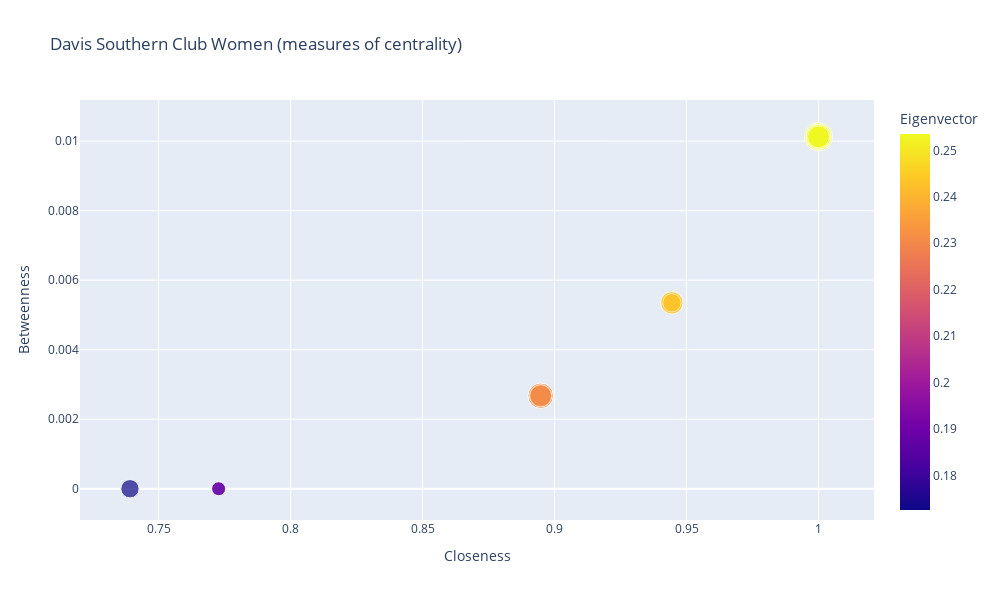

Notebook code cell kept with this figure:
### Code cell
fig = px.scatter(df, x="Closeness", y="Betweenness", size="Degree", color="Eigenvector", 
                    hover_name="name", width=1000, height=600, title="Davis Southern Club Women (measures of centrality)")
fig.show()

### Figure 1 — Plotly figure (JSON) as saved in the notebook; plotly's stock layout.template omitted (floating-point values rounded to 4 significant figures)
{"data": [{"hovertemplate": "<b>%{hovertext}</b><br><br>Closeness=%{x}<br>Betweenness=%{y}<br>Degree=%{marker.size}<br>Eigenvector=%{marker.color}<extra></extra>", "hovertext": ["Evelyn Jefferson", "Laura Mandeville", "Theresa Anderson", "Brenda Rogers", "Charlotte McDowd", "Frances Anderson", "Eleanor Nye", "Pearl Oglethorpe", "Ruth DeSand", "Verne Sanderson", "Myra Liddel", "Katherina Rogers", "Sylvia Avondale", "Nora Fayette", "Helen Lloyd", "Dorothy Murchison", "Olivia Carleton", "Flora Price"], "legendgroup": "", "marker": {"color": [0.2535, 0.231, 0.2535, 0.231, 0.1725, 0.231, 0.231, 0.2432, 0.2535, 0.2535, 0.2432, 0.2432, 0.2535, 0.2535, 0.2535, 0.2432, 0.1876, 0.1876], "coloraxis": "coloraxis", "size": [50, 45, 57, 46, 24, 32, 36, 31, 40, 38, 33, 37, 46, 43, 34, 24, 14, 14], "sizemode": "area", "sizeref": 0.1425, "symbol": "circle"}, "mode": "markers", "name": "", "orientation": "v", "showlegend": false, "type": "scatter", "x": [1, 0.8947, 1, 0.8947, 0.7391, 0.8947, 0.8947, 0.9444, 1, 1, 0.9444, 0.9444, 1, 1, 1, 0.9444, 0.7727, 0.7727], "xaxis": "x", "y": [0.01012, 0.002674, 0.01012, 0.002674, 0, 0.002674, 0.002674, 0.005348, 0.01012, 0.01012, 0.005348, 0.005348, 0.01012, 0.01012, 0.01012, 0.005348, 0, 0], "yaxis": "y"}], "layout": {"coloraxis": {"colorbar": {"title": {"text": "Eigenvector"}}, "colorscale": [[0, "#0d0887"], [0.1111, "#46039f"], [0.2222, "#7201a8"], [0.3333, "#9c179e"], [0.4444, "#bd3786"], [0.5556, "#d8576b"], [0.6667, "#ed7953"], [0.7778, "#fb9f3a"], [0.8889, "#fdca26"], [1, "#f0f921"]]}, "height": 600, "legend": {"itemsizing": "constant", "tracegroupgap": 0}, "title": {"text": "Davis Southern Club Women (measures of centrality)"}, "width": 1000, "xaxis": {"anchor": "y", "autorange": true, "domain": [0, 1], "range": [0.7202, 1.021], "title": {"text": "Closeness"}, "type": "linear"}, "yaxis": {"anchor": "x", "autorange": true, "domain": [0, 1], "range": [-0.0008991, 0.01118], "title": {"text": "Betweenness"}, "type": "linear"}}}
